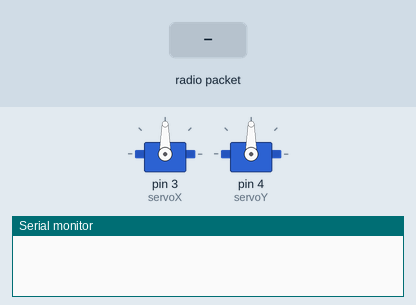
Recording of a sketch running on a simulated Arduino Uno, built with avr-gcc and run on an emulated ATmega328P. Parts: 2 × servo, the last lines printed to the serial monitor. The inputs (shaded band) are chosen by the test bench. No radio packets arrive unless stated.

Above: at 1.2 s.
1.3 s: radio packet "1" arrives
At 1.9 s:
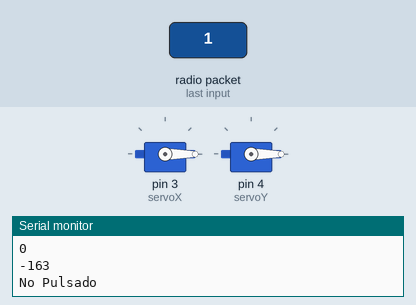
Timing chart, 0 to 4.3 s (numbered marks = the images above; inputs shaded):
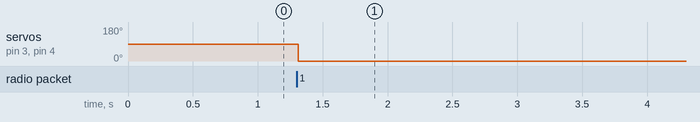

Measured:
- after the input at 1.3 s, servo on pin 3 (servoX), servo on pin 4 (servoY): 90° → 0° at once

The sketch:

Receptor.ino
```cpp
#include <nRF24L01.h>
#include <RF24.h>
#include <RF24_config.h>
#include <SPI.h>
#include <Servo.h>

const int pinCE = 7;
const int pinCSN = 8;
RF24 radio(pinCE, pinCSN);
Servo servoX;
Servo servoY;

// Single radio pipe address for the 2 nodes to communicate.
const uint64_t pipe = 0xE8E8F0F0E1LL;

struct pack {

  int X = 0;
  int Y = 0;
  boolean B = false;

};

typedef struct pack Package;
Package data;

void setup(void)
{
   Serial.begin(115200);
   radio.begin();
   radio.openReadingPipe(1,pipe);
   radio.startListening();
   servoX.attach(3);
   servoY.attach(4);
}

void loop(void)
{
   if (radio.available())
   {
      /*int done =*/ radio.read(&data, sizeof data);
      delay(10);
      data.Y = map(data.Y,0,1023,0,180);
      data.X = map(data.X,0,1023,-180,180);
      servoY.write(data.Y);
      servoX.write(data.X);
      Serial.println(data.Y);
      Serial.println(data.X);
      if (data.B) {
        Serial.println("Pulsado");
      } else {
        Serial.println("No Pulsado");
      }
   }

}
```
